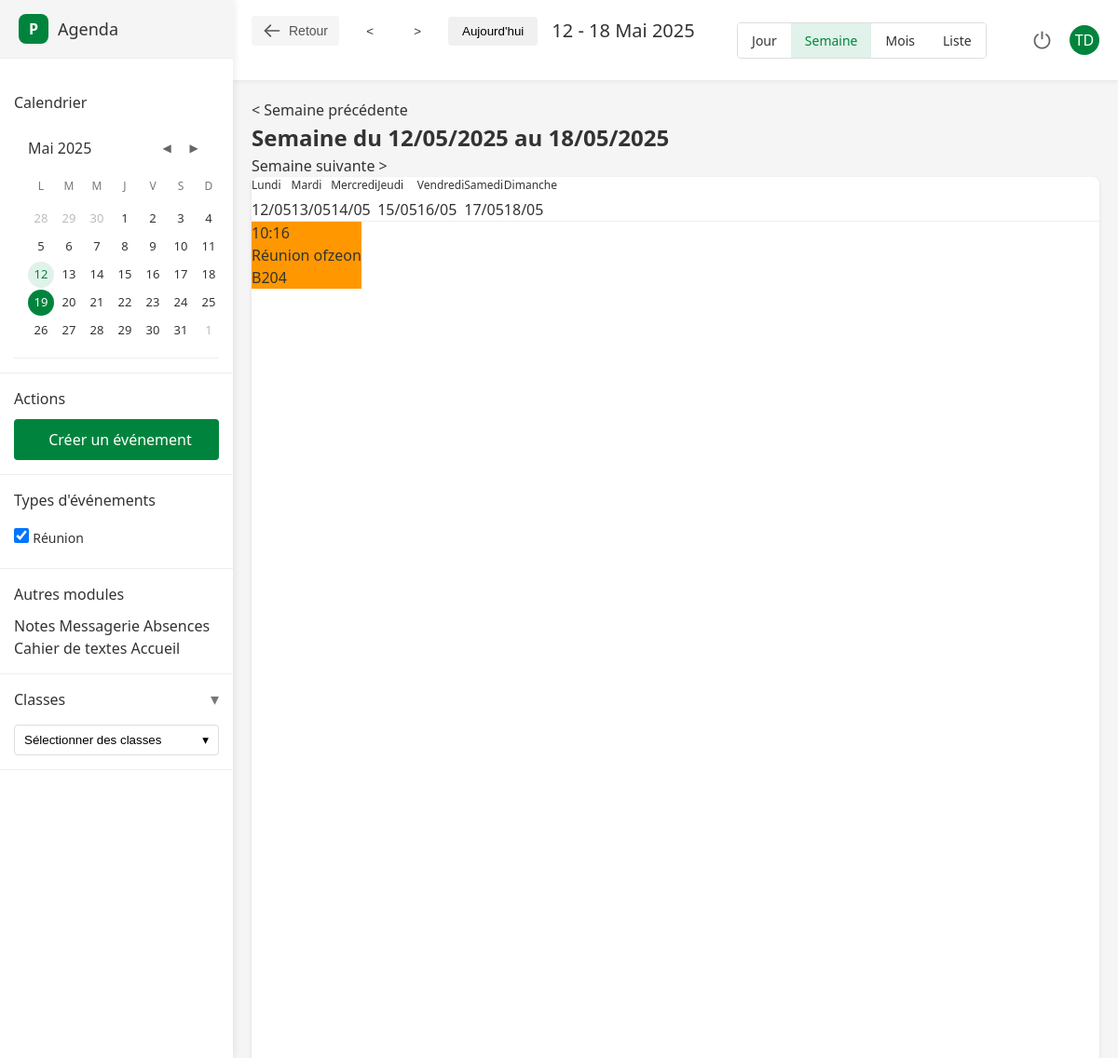
Screenshot of /agenda/agenda.php?view=week&date=2025-05-12 (signed in) with the database file from the repository.
### tables this page shows
CREATE TABLE `evenements` (
  `id` int(11) NOT NULL,
  `titre` varchar(100) NOT NULL,
  `description` text DEFAULT NULL,
  `date_debut` datetime NOT NULL,
  `date_fin` datetime NOT NULL,
  `type_evenement` varchar(50) NOT NULL,
  `statut` varchar(30) DEFAULT 'actif',
  `createur` varchar(100) NOT NULL,
  `visibilite` varchar(255) NOT NULL,
  `personnes_concernees` text DEFAULT NULL,
  `lieu` varchar(100) DEFAULT NULL,
  `classes` varchar(255) DEFAULT NULL,
  `matieres` varchar(100) DEFAULT NULL,
  `date_creation` timestamp NOT NULL DEFAULT current_timestamp(),
  `date_modification` timestamp NOT NULL DEFAULT current_timestamp() ON UPDATE current_timestamp()
);

### agenda/views/week_view.php (the view, shortened to what this page needs)
<?php
$date_obj = new DateTime($date);
$day_of_week = $date_obj->format('N');
$start_of_week = clone $date_obj;
$start_of_week->modify('-' . ($day_of_week - 1) . ' days');
$end_of_week = clone $start_of_week;
$end_of_week->modify('+6 days');
$weekdays = [];
$weekday_names = ['Lundi', 'Mardi', 'Mercredi', 'Jeudi', 'Vendredi', 'Samedi', 'Dimanche'];
for ($i = 0; $i < 7; $i++) {
    $day = clone $start_of_week;
    $day->modify('+' . $i . ' days');
    $weekdays[] = [
        'date' => $day->format('Y-m-d'),
        'display' => $day->format('d/m'),
        'name' => $weekday_names[$i],
        'is_today' => ($day->format('Y-m-d') === date('Y-m-d'))
    ];
}
$events_by_day = [];
foreach ($events as $event) {
    $event_date = date('Y-m-d', strtotime($event['date_debut']));
    if (!isset($events_by_day[$event_date])) {
        $events_by_day[$event_date] = [];
    }
    $events_by_day[$event_date][] = $event;
}
foreach ($events_by_day as $day => $day_events) {
    usort($events_by_day[$day], function($a, $b) {
        return strtotime($a['date_debut']) - strtotime($b['date_debut']);
    });
}
$prev_week = clone $start_of_week;
$prev_week->modify('-7 days');
$next_week = clone $start_of_week;
$next_week->modify('+7 days');
$filter_params = '';
?>
<div class="week-navigation">
    <a href="?view=week&date=<?= $prev_week->format('Y-m-d') . $filter_params ?>" class="button button-secondary">&lt; Semaine précédente</a>
    <h2>Semaine du <?= $start_of_week->format('d/m/Y') ?> au <?= $end_of_week->format('d/m/Y') ?></h2>
    <a href="?view=week&date=<?= $next_week->format('Y-m-d') . $filter_params ?>" class="button button-secondary">Semaine suivante &gt;</a>
</div>
<div class="week-view">
    <div class="week-header">
        <?php foreach ($weekdays as $day): ?>
            <?php $today_class = $day['is_today'] ? ' today' : ''; ?>
            <div class="week-day<?= $today_class ?>">
                <div class="week-day-name"><?= $day['name'] ?></div>
                <div class="week-day-date"><?= $day['display'] ?></div>
            </div>
        <?php endforeach; ?>
    </div>
    <div class="week-body">
        <?php foreach ($weekdays as $day): ?>
            <?php
            $day_date = $day['date'];
            $today_class = $day['is_today'] ? ' today' : '';
            ?>
            <div class="week-column<?= $today_class ?>" data-date="<?= $day_date ?>">
                <?php if (isset($events_by_day[$day_date])): ?>
                    <?php foreach ($events_by_day[$day_date] as $event): ?>
                        <?php
                        $event_start = new DateTime($event['date_debut']);
                        $event_class = 'event-' . strtolower($event['type_evenement']);
                        ?>
                        <div class="week-event <?= $event_class ?>">
                            <div class="event-time"><?= $event_start->format('H:i') ?></div>
                            <a href="details_evenement.php?id=<?= $event['id'] ?>" class="event-title">
                                <?= htmlspecialchars($event['titre']) ?>
                            </a>
                            <?php if (!empty($event['lieu'])): ?>
                                <div class="event-location"><?= htmlspecialchars($event['lieu']) ?></div>
                            <?php endif; ?>
                        </div>
                    <?php endforeach; ?>
                <?php else: ?>
                    <div class="no-events-day"></div>
                <?php endif; ?>
            </div>
        <?php endforeach; ?>
    </div>
</div>

### agenda/assets/css/calendar.css (style rules this page uses)
* { box-sizing: border-box; margin: 0; padding: 0; }
body { font-family: 'Segoe UI', Arial, sans-serif; background-color: #f5f5f5; color: #333; line-height: 1.5; }
a { text-decoration: none; color: inherit; }
.event-reunion { background-color: #ff9800; }
.event-time { font-weight: 500; margin-right: 5px; }
.week-view { display: flex; flex-direction: column; background-color: white; border-radius: 8px; box-shadow: 0 2px 4px rgba(0,0,0,0.1); height: 100%; }
.week-header { display: flex; border-bottom: 1px solid #eee; }
.week-day-name { font-weight: 500; font-size: 12px; }
.week-day-date { font-size: 16px; margin-top: 5px; }
.week-body { display: flex; flex: 1; overflow: hidden; }

### rows the page displays
evenements: date_debut "10:16", titre "Réunion ofzeon", lieu "B204"

### other values shown
$month_names[$month] "Mai"
$year "2025"
$day "L"
$day "M"
$day "J"
$day "V"
$day "S"
$day "D"
$day_num "28"
$day_num "29"
$day_num "30"
$nom "Réunion"
$start_of_week->format('d') "12"
$end_of_week->format('d') "18"
$month_names[$start_of_week->format('n')] "Mai"
